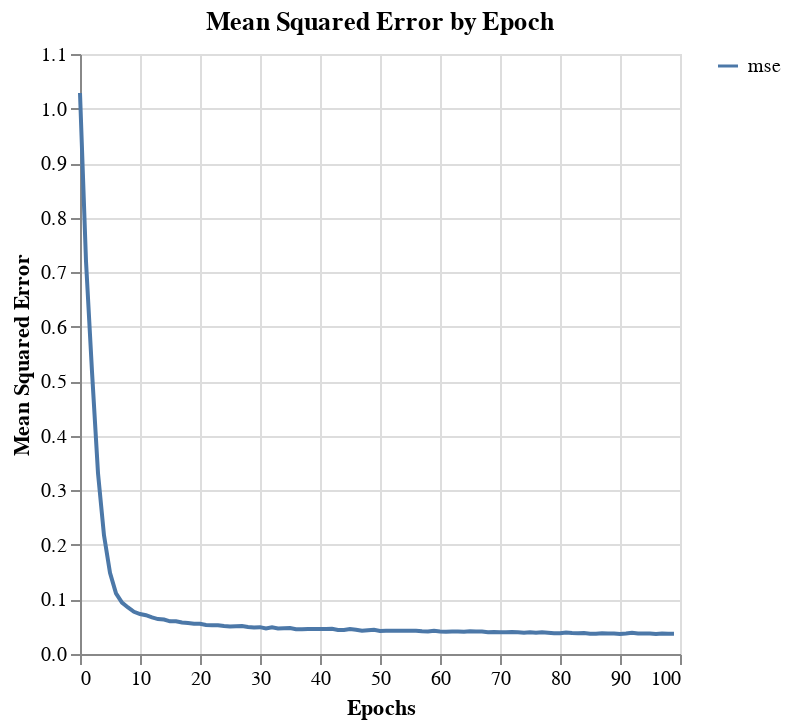
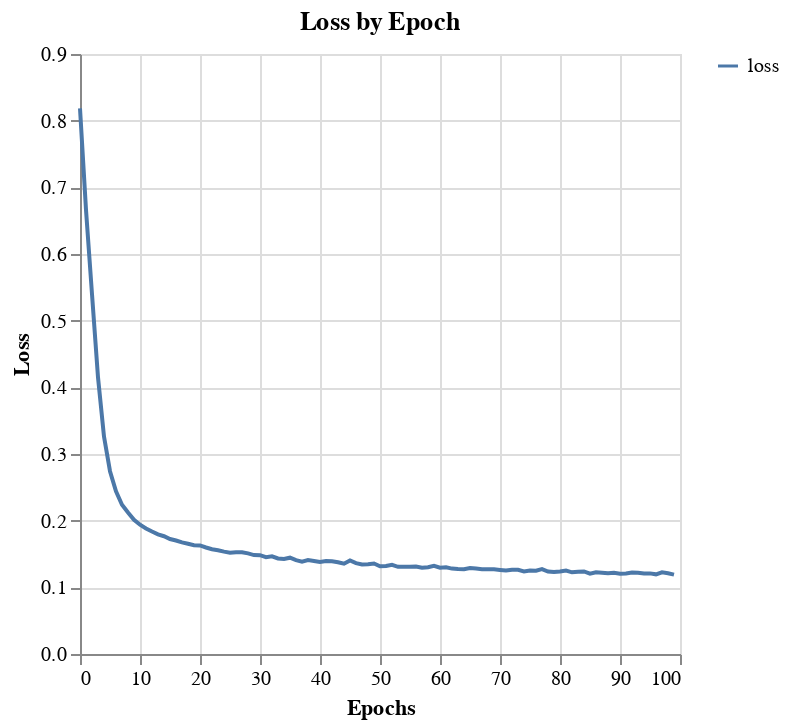

Write notebook code for charts like these, in order.
### Code cell
name= 'epoch_test'
history_df = pl.DataFrame(fit.history)
history_df = history_df.with_row_index()
history_df
plot_model_history(history_df, feature='mse', name=name)
plot_model_history(history_df, feature='loss', name=name)

### Figure 1 — Vega-Lite specification as saved in the notebook (floating-point values rounded to 4 significant figures)
{"config": {"view": {"continuousWidth": 300, "continuousHeight": 300}}, "repeat": {"layer": ["mse"]}, "spec": {"data": {"name": "data-11eaa4906dd68b1f785b601d4a81a215"}, "mark": {"type": "line"}, "encoding": {"color": {"datum": {"repeat": "layer"}}, "x": {"field": "index", "title": "Epochs", "type": "quantitative"}, "y": {"field": {"repeat": "layer"}, "title": "Mean Squared Error", "type": "quantitative"}}}, "title": "Mean Squared Error by Epoch", "$schema": "https://vega.github.io/schema/vega-lite/v5.20.1.json", "datasets": {"data-11eaa4906dd68b1f785b601d4a81a215": [{"index": 0, "mse": 1.029}, {"index": 1, "mse": 0.72}, {"index": 2, "mse": 0.5178}, {"index": 3, "mse": 0.3316}, {"index": 4, "mse": 0.2175}, {"index": 5, "mse": 0.1486}, {"index": 6, "mse": 0.1111}, {"index": 7, "mse": 0.09433}, {"index": 8, "mse": 0.08526}, {"index": 9, "mse": 0.07741}, {"index": 10, "mse": 0.07318}, {"index": 11, "mse": 0.07119}, {"index": 12, "mse": 0.06706}, {"index": 13, "mse": 0.06399}, {"index": 14, "mse": 0.06314}, {"index": 15, "mse": 0.05989}, {"index": 16, "mse": 0.05983}, {"index": 17, "mse": 0.05774}, {"index": 18, "mse": 0.05682}, {"index": 19, "mse": 0.05556}, {"index": 20, "mse": 0.05552}, {"index": 21, "mse": 0.05329}, {"index": 22, "mse": 0.05285}, {"index": 23, "mse": 0.05268}, {"index": 24, "mse": 0.05127}, {"index": 25, "mse": 0.05044}, {"index": 26, "mse": 0.051}, {"index": 27, "mse": 0.05121}, {"index": 28, "mse": 0.04954}, {"index": 29, "mse": 0.04875}, {"index": 30, "mse": 0.0492}, {"index": 31, "mse": 0.04692}, {"index": 32, "mse": 0.04888}, {"index": 33, "mse": 0.04687}, {"index": 34, "mse": 0.04706}, {"index": 35, "mse": 0.04743}, {"index": 36, "mse": 0.04527}, {"index": 37, "mse": 0.04534}, {"index": 38, "mse": 0.04588}, {"index": 39, "mse": 0.04591}, {"index": 40, "mse": 0.04564}, {"index": 41, "mse": 0.04569}, {"index": 42, "mse": 0.04623}, {"index": 43, "mse": 0.04415}, {"index": 44, "mse": 0.04383}, {"index": 45, "mse": 0.04571}, {"index": 46, "mse": 0.04458}, {"index": 47, "mse": 0.04253}, {"index": 48, "mse": 0.04358}, {"index": 49, "mse": 0.04448}, {"index": 50, "mse": 0.04224}, {"index": 51, "mse": 0.04258}, {"index": 52, "mse": 0.04282}, {"index": 53, "mse": 0.04244}, {"index": 54, "mse": 0.0426}, {"index": 55, "mse": 0.04265}, {"index": 56, "mse": 0.04282}, {"index": 57, "mse": 0.04176}, {"index": 58, "mse": 0.0413}, {"index": 59, "mse": 0.04263}, {"index": 60, "mse": 0.0414}, {"index": 61, "mse": 0.04092}, {"index": 62, "mse": 0.04117}, {"index": 63, "mse": 0.04105}, {"index": 64, "mse": 0.04082}, {"index": 65, "mse": 0.04151}, {"index": 66, "mse": 0.04113}, {"index": 67, "mse": 0.04105}, {"index": 68, "mse": 0.04005}, {"index": 69, "mse": 0.0405}, {"index": 70, "mse": 0.03994}, {"index": 71, "mse": 0.04006}, {"index": 72, "mse": 0.04023}, {"index": 73, "mse": 0.03998}, {"index": 74, "mse": 0.03907}, {"index": 75, "mse": 0.03979}, {"index": 76, "mse": 0.03913}, {"index": 77, "mse": 0.0398}, {"index": 78, "mse": 0.03898}, {"index": 79, "mse": 0.03811}, {"index": 80, "mse": 0.0382}, {"index": 81, "mse": 0.03955}, {"index": 82, "mse": 0.03851}, {"index": 83, "mse": 0.03816}, {"index": 84, "mse": 0.03837}, {"index": 85, "mse": 0.03711}, {"index": 86, "mse": 0.03724}, {"index": 87, "mse": 0.03812}, {"index": 88, "mse": 0.03769}, {"index": 89, "mse": 0.03771}, {"index": 90, "mse": 0.03682}, {"index": 91, "mse": 0.03761}, {"index": 92, "mse": 0.03873}, {"index": 93, "mse": 0.03772}, {"index": 94, "mse": 0.03778}, {"index": 95, "mse": 0.03762}, {"index": 96, "mse": 0.03684}, {"index": 97, "mse": 0.03771}, {"index": 98, "mse": 0.03719}, {"index": 99, "mse": 0.03708}]}}

### Figure 2 — Vega-Lite specification as saved in the notebook (floating-point values rounded to 4 significant figures)
{"config": {"view": {"continuousWidth": 300, "continuousHeight": 300}}, "repeat": {"layer": ["loss"]}, "spec": {"data": {"name": "data-f0be2bc1e80f7c838fa48995e53b27c4"}, "mark": {"type": "line"}, "encoding": {"color": {"datum": {"repeat": "layer"}}, "x": {"field": "index", "title": "Epochs", "type": "quantitative"}, "y": {"field": {"repeat": "layer"}, "title": "Loss", "type": "quantitative"}}}, "title": "Loss by Epoch", "$schema": "https://vega.github.io/schema/vega-lite/v5.20.1.json", "datasets": {"data-f0be2bc1e80f7c838fa48995e53b27c4": [{"index": 0, "loss": 0.8185}, {"index": 1, "loss": 0.6661}, {"index": 2, "loss": 0.5398}, {"index": 3, "loss": 0.4151}, {"index": 4, "loss": 0.3261}, {"index": 5, "loss": 0.2742}, {"index": 6, "loss": 0.2439}, {"index": 7, "loss": 0.2239}, {"index": 8, "loss": 0.2122}, {"index": 9, "loss": 0.2014}, {"index": 10, "loss": 0.1939}, {"index": 11, "loss": 0.1884}, {"index": 12, "loss": 0.1837}, {"index": 13, "loss": 0.1794}, {"index": 14, "loss": 0.1767}, {"index": 15, "loss": 0.1724}, {"index": 16, "loss": 0.1702}, {"index": 17, "loss": 0.1673}, {"index": 18, "loss": 0.1653}, {"index": 19, "loss": 0.1632}, {"index": 20, "loss": 0.1628}, {"index": 21, "loss": 0.1598}, {"index": 22, "loss": 0.1571}, {"index": 23, "loss": 0.1557}, {"index": 24, "loss": 0.1535}, {"index": 25, "loss": 0.1519}, {"index": 26, "loss": 0.1527}, {"index": 27, "loss": 0.1525}, {"index": 28, "loss": 0.1509}, {"index": 29, "loss": 0.1483}, {"index": 30, "loss": 0.1482}, {"index": 31, "loss": 0.1452}, {"index": 32, "loss": 0.1466}, {"index": 33, "loss": 0.1433}, {"index": 34, "loss": 0.1426}, {"index": 35, "loss": 0.1445}, {"index": 36, "loss": 0.1407}, {"index": 37, "loss": 0.1385}, {"index": 38, "loss": 0.1408}, {"index": 39, "loss": 0.1396}, {"index": 40, "loss": 0.138}, {"index": 41, "loss": 0.1394}, {"index": 42, "loss": 0.1391}, {"index": 43, "loss": 0.1377}, {"index": 44, "loss": 0.1354}, {"index": 45, "loss": 0.1403}, {"index": 46, "loss": 0.1363}, {"index": 47, "loss": 0.1343}, {"index": 48, "loss": 0.1347}, {"index": 49, "loss": 0.1357}, {"index": 50, "loss": 0.1317}, {"index": 51, "loss": 0.132}, {"index": 52, "loss": 0.1337}, {"index": 53, "loss": 0.1307}, {"index": 54, "loss": 0.1309}, {"index": 55, "loss": 0.1308}, {"index": 56, "loss": 0.1313}, {"index": 57, "loss": 0.1294}, {"index": 58, "loss": 0.1301}, {"index": 59, "loss": 0.1322}, {"index": 60, "loss": 0.1294}, {"index": 61, "loss": 0.13}, {"index": 62, "loss": 0.1281}, {"index": 63, "loss": 0.1275}, {"index": 64, "loss": 0.1273}, {"index": 65, "loss": 0.129}, {"index": 66, "loss": 0.1282}, {"index": 67, "loss": 0.1273}, {"index": 68, "loss": 0.1273}, {"index": 69, "loss": 0.127}, {"index": 70, "loss": 0.1261}, {"index": 71, "loss": 0.1251}, {"index": 72, "loss": 0.1263}, {"index": 73, "loss": 0.1262}, {"index": 74, "loss": 0.1238}, {"index": 75, "loss": 0.1253}, {"index": 76, "loss": 0.125}, {"index": 77, "loss": 0.1275}, {"index": 78, "loss": 0.1237}, {"index": 79, "loss": 0.1229}, {"index": 80, "loss": 0.1238}, {"index": 81, "loss": 0.1252}, {"index": 82, "loss": 0.1225}, {"index": 83, "loss": 0.1235}, {"index": 84, "loss": 0.1239}, {"index": 85, "loss": 0.1206}, {"index": 86, "loss": 0.1225}, {"index": 87, "loss": 0.1219}, {"index": 88, "loss": 0.1211}, {"index": 89, "loss": 0.1217}, {"index": 90, "loss": 0.1203}, {"index": 91, "loss": 0.1208}, {"index": 92, "loss": 0.1222}, {"index": 93, "loss": 0.1218}, {"index": 94, "loss": 0.1207}, {"index": 95, "loss": 0.1209}, {"index": 96, "loss": 0.1195}, {"index": 97, "loss": 0.1225}, {"index": 98, "loss": 0.1212}, {"index": 99, "loss": 0.1191}]}}
